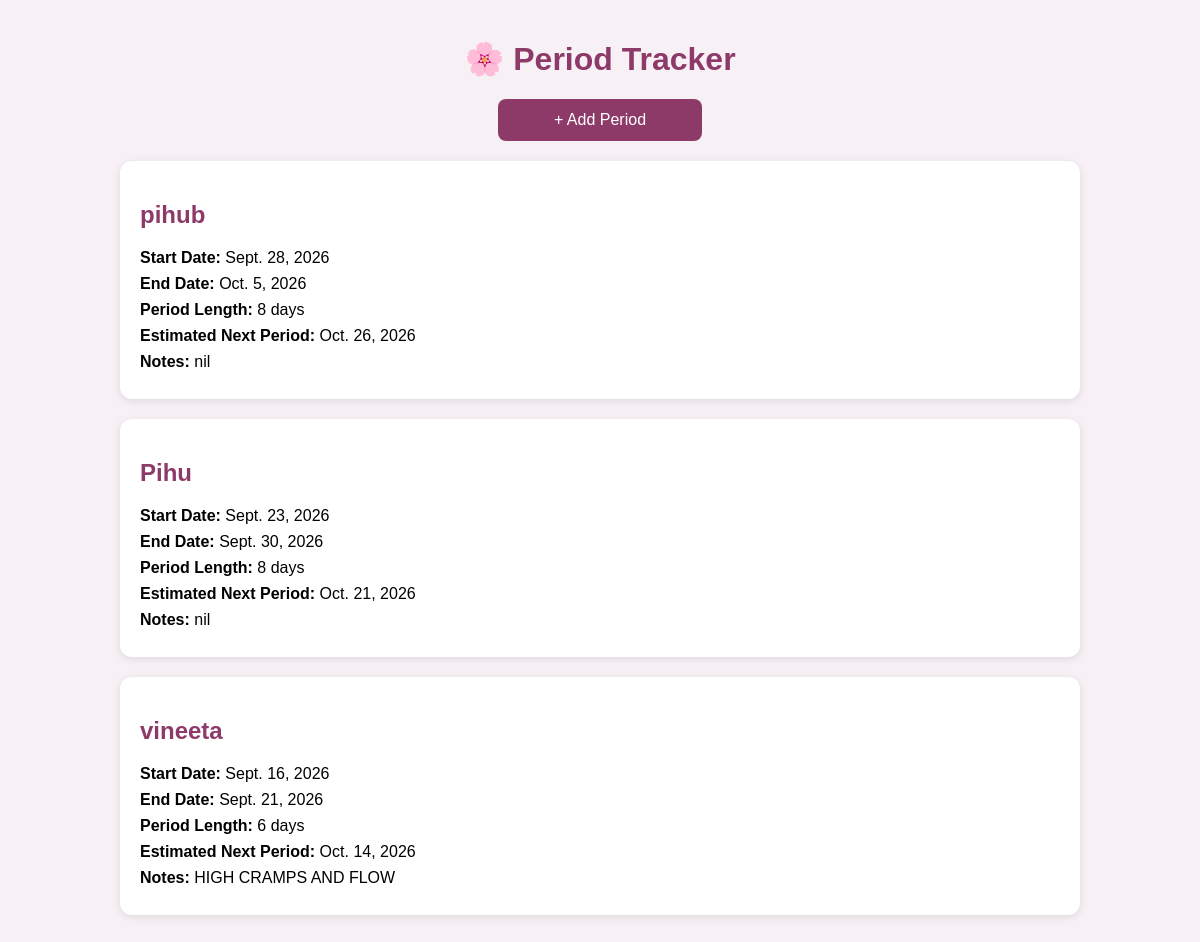
The page / on the database its author committed.
### tracker/models.py (models this page shows, shortened)
class Period(models.Model):
    name = models.CharField(max_length=100)
    start_date = models.DateField()
    end_date = models.DateField()
    notes = models.TextField(blank=True)
    @property
    def period_length(self):
        return (self.end_date - self.start_date).days + 1
    @property
    def next_period_date(self):
        return self.start_date + timedelta(days=28)

### tracker/views.py (the view)
# urls.py: 2. Add a URL to urlpatterns:  path('', views.home, name='home')
def home(request):
    periods = Period.objects.all().order_by('-start_date')
    return render(request, 'tracker/home.html', {
        'periods': periods
    })

### tracker/templates/tracker/home.html (shortened to what this page needs)
<!DOCTYPE html>
<html>
<head>
</head>
<body>
<div class="container">
    <h1>🌸 Period Tracker</h1>
    <a href="{% url 'add_period' %}" class="add-button">
        + Add Period
    </a>
    {% if periods %}
        {% for period in periods %}
        <div class="period-card">
            <h2>{{ period.name }}</h2>
            <p>
                <strong>Start Date:</strong>
                {{ period.start_date }}
            </p>
            <p>
                <strong>End Date:</strong>
                {{ period.end_date }}
            </p>
            <p>
                <strong>Period Length:</strong>
                {{ period.period_length }} days
            </p>
            <p>
                <strong>Estimated Next Period:</strong>
                {{ period.next_period_date }}
            </p>
            {% if period.notes %}
            <p>
                <strong>Notes:</strong>
                {{ period.notes }}
            </p>
            {% endif %}
        </div>
        {% endfor %}
    {% else %}
        <p class="no-data">
            No period records found.
        </p>
    {% endif %}
</div>
</body>
</html>

### tracker/templates/tracker/home.html (style rules this page uses)
body { font-family: Arial, sans-serif; background-color: #f7f0f5; margin: 0; padding: 0; }
.container { width: 80%; margin: 40px auto; }
h1 { text-align: center; color: #8e3a68; }
.add-button { display: block; width: 180px; margin: 20px auto; padding: 12px; text-align: center; background-color: #8e3a68; color: white; text-decoration: none; border-radius: 8px; }
.period-card { background-color: white; padding: 20px; margin: 20px 0; border-radius: 12px; box-shadow: 0 2px 8px rgba(0,0,0,0.1); }
.period-card h2 { color: #8e3a68; }
.period-card p { font-size: 16px; margin: 8px 0; }

### rows shown on the page
Period: name "pihub", start_date "Sept. 28, 2026", end_date "Oct. 5, 2026", period_length "8", next_period_date "Oct. 26, 2026", notes "nil"
Period: name "Pihu", start_date "Sept. 23, 2026", end_date "Sept. 30, 2026", period_length "8", next_period_date "Oct. 21, 2026", notes "nil"
Period: name "vineeta", start_date "Sept. 16, 2026", end_date "Sept. 21, 2026", period_length "6", next_period_date "Oct. 14, 2026", notes "HIGH CRAMPS AND FLOW"
